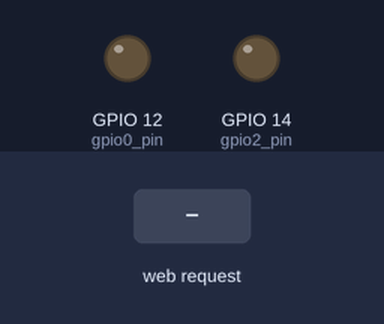
A sketch run on a simulated ESP8266 (NodeMCU). Parts: output pins drawn as LEDs (lit = HIGH). Inputs (shaded band) come from the test bench. WiFi joins after 1.5 s; servers stay silent unless stated; what the sketch prints to the serial monitor is not drawn.

Above: at 3.7 s.
3.8 s: HTTP request GET /socket1On received
At 5.0 s:
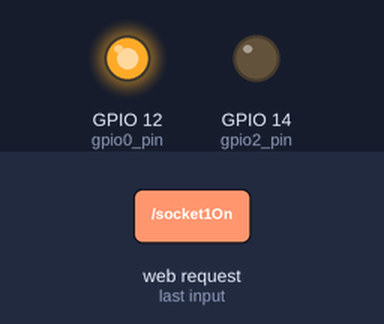
5.3 s: HTTP request GET /socket2On received
At 6.2 s:
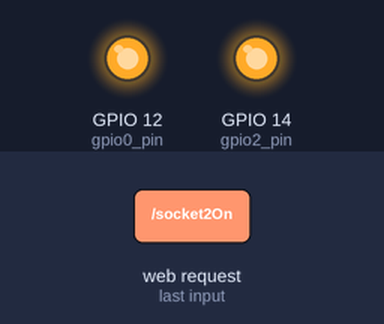
6.8 s: HTTP request GET /socket1Off received
At 7.3 s:
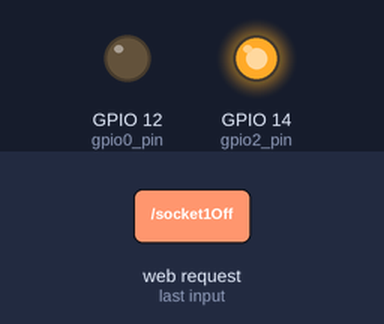
8.3 s: HTTP request GET /socket2Off received
At 9.7 s:
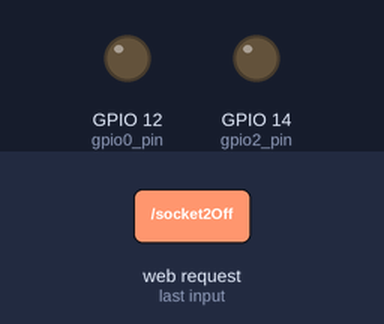
Timing chart, 0 to 10.8 s (numbered marks = the images above; inputs shaded):
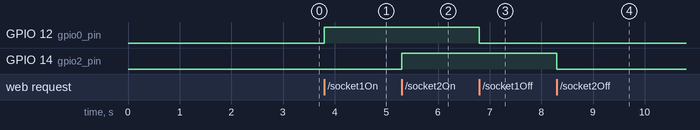

Measured:
- after the input at 3.8 s, GPIO 12 (gpio0_pin): LOW → HIGH at once
- after the input at 5.3 s, GPIO 14 (gpio2_pin): LOW → HIGH at once
- after the input at 6.8 s, GPIO 12 (gpio0_pin): HIGH → LOW at once
- after the input at 8.3 s, GPIO 14 (gpio2_pin): HIGH → LOW at once

The sketch:

NodeMCUWebServer.ino
```cpp
/*********
  Rui Santos
  Complete project details at http://randomnerdtutorials.com
*********/

#include <ESP8266WiFi.h>
#include <WiFiClient.h>
#include <ESP8266WebServer.h>
#include <ESP8266mDNS.h>

MDNSResponder mdns;

// Replace with your network credentials
const char* ssid = "APEX";
const char* password = "apex-wifi";

ESP8266WebServer server(80);

String webPage = "";

int gpio0_pin = 12;
int gpio2_pin = 14;

const int numberOfPins = 2;

int pins[numberOfPins] = {gpio0_pin,gpio2_pin};

void setup(void){
  webPage += "<h1>ESP8266 Web Server</h1><p>Socket #1 <a href=\"socket1On\"><button>ON</button></a>&nbsp;<a href=\"socket1Off\"><button>OFF</button></a></p>";
  webPage += "<p>Socket #2 <a href=\"socket2On\"><button>ON</button></a>&nbsp;<a href=\"socket2Off\"><button>OFF</button></a></p>";

  webPage = "";

  // preparing GPIOs
  pinMode(gpio0_pin, OUTPUT);
  digitalWrite(gpio0_pin, LOW);
  pinMode(gpio2_pin, OUTPUT);
  digitalWrite(gpio2_pin, LOW);

  delay(1000);
  Serial.begin(115200);
  WiFi.begin(ssid, password);
  Serial.println("");

  // Wait for connection
  while (WiFi.status() != WL_CONNECTED) {
    delay(500);
    Serial.print(".");
  }
  Serial.println("");
  Serial.print("Connected to ");
  Serial.println(ssid);
  Serial.print("IP address: ");
  Serial.println(WiFi.localIP());

  if (mdns.begin("esp8266", WiFi.localIP())) {
    Serial.println("MDNS responder started");
  }

  server.on("/", [](){
    server.send(200, "application/xml", Status(pins));
  });
  server.on("/socket1On", [](){
    server.send(200, "application/json", "Socket1 on");
    digitalWrite(gpio0_pin, HIGH);
    Serial.println("Something happened");
    delay(1000);
  });
  server.on("/socket1Off", [](){
    server.send(200, "application/json", "Socket1 off");
    digitalWrite(gpio0_pin, LOW);
    Serial.println("Something happened");
    delay(1000);
  });
  server.on("/socket2On", [](){
    server.send(200, "application/json", "Socket2 on");
    digitalWrite(gpio2_pin, HIGH);
    Serial.println("Something happened");
    delay(1000);
  });
  server.on("/socket2Off", [](){
    server.send(200, "application/json", "Socket2 off");
    digitalWrite(gpio2_pin, LOW);
    Serial.println("Something happened");
    delay(1000);
  });
  server.begin();
  Serial.println("HTTP server started");
}

void loop(void){
  server.handleClient();
}

class PinStatus
{
  public:
    String Relay1Status;
    String Relay2Status;
};

String Status(int relays[])
{
  //int arrSize = sizeof(relays)/sizeof(int);
  String xmlString = "";
  for(int i=0;i<numberOfPins;i++)
  {
    //Serial.println(arrSize);

    if(digitalRead(relays[i])==LOW)
    xmlString =String(xmlString) +String("<Relay><RelayNumber>Relay"+String(i+1)+"</RelayNumber><RelayStatus>CKT_CLOSE</RelayStatus></Relay>");
    else
    xmlString =String(xmlString) +String("<Relay><RelayNumber>Relay"+String(i+1)+"</RelayNumber><RelayStatus>CKT_OPEN</RelayStatus></Relay>");
  }
    return "<Relays>"+xmlString+"</Relays>";
}
```
